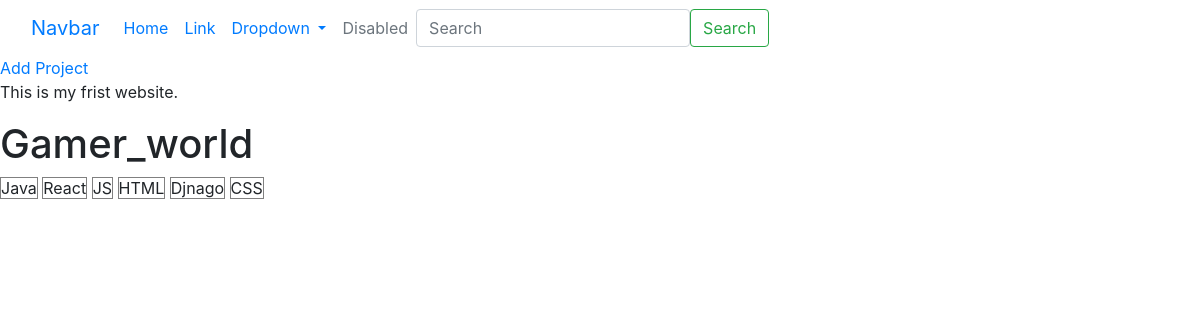
The app's page /page2/105095bc-9fc9-4582-b58f-a3a3213f3f49 with its own data.
### test_app/models.py (models this page shows, shortened)
class table(models.Model):
    title = models.CharField(max_length = 200)
    description = models.TextField(null = True, blank=True)
    demo_title = models.CharField(max_length = 2000, null=True, blank = True)
    source_link = models.CharField(max_length = 2000, null=True, blank = True)
    tags = models.ManyToManyField('tag', blank=True)
    vote_total = models.IntegerField(default=0, null=True, blank=True)
    vote_ratio = models.IntegerField(default=0, null=True, blank=True)
    created = models.TimeField(auto_now_add=True)
    id = models.UUIDField(default=uuid.uuid4, unique=True, primary_key=True, editable=False)

class tag(models.Model):
    name = models.CharField(max_length=200)
    created = models.DateTimeField(auto_now_add=True)
    id = models.UUIDField(default=uuid.uuid4, unique=True, primary_key=True, editable=False)
    def __str__(self):
        return self.name

### test_app/views.py (the view)
# urls.py: path('page2/<str:pk>', views.user, name='second'),
def user(request, pk):
    projectobj = table.objects.get(id = pk)
    tags = projectobj.tags.all()
    return render(request, 'test_app/templates2.html', {'project' : projectobj, 'tags' : tags})

### test_app/templates/test_app/templates2.html (shortened to what this page needs)
{% extends "main.html" %}
{% block content %}
    <p>This is my frist website.</p>
    <h1>{{ project.title }}</h1>
    {% for x in tags %}
        <span style="border: 1px solid grey">{{x}}</span>
    {% endfor %}
{% endblock %}

### records on screen
table: title "Gamer_world"
tag: name "Java"
tag: name "React"
tag: name "JS"
tag: name "HTML"
tag: name "Djnago"
tag: name "CSS"
